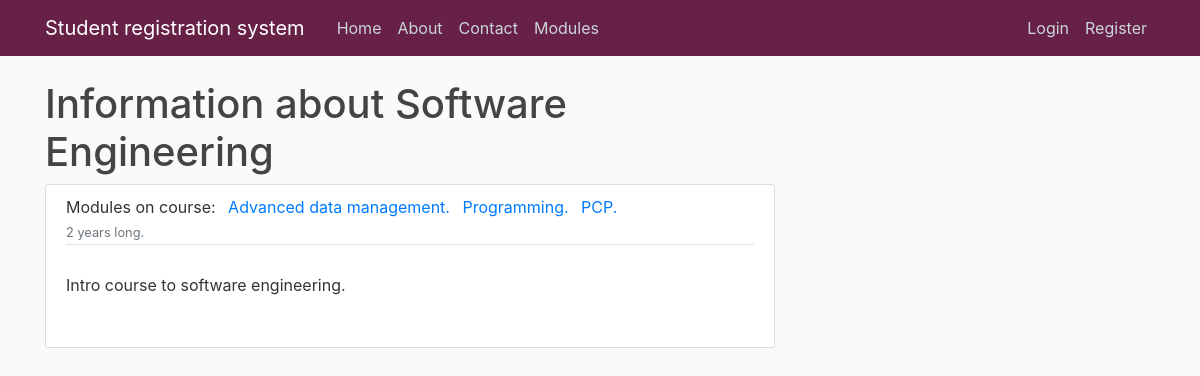
Screenshot of /course/Software Engineering with the database file from the repository.
### ModuleRegistrationSystem/models.py (models this page shows, shortened)
class Course(models.Model):
    name = models.CharField(max_length = 20, primary_key= 'name')
    startDate = models.DateField(default = timezone.now)
    duration = models.CharField(max_length = 10 ,choices= [('1 year', '1 year'), ('2 years', '2 years'), ('3 years', '3 years')])
    description = models.TextField()
    def __str__(self):
        return f'{self.name}'

class Module(models.Model):
    name = models.CharField(max_length= 40)
    code = models.CharField(max_length= 4, primary_key= 'code')
    credit = models.IntegerField(choices= [(20, 20), (40, 40), (60, 60)])
    category = models.CharField(max_length= 20, choices= [('In-person', 'In person'), ('Online', 'Online')])
    description = models.TextField()
    availability = models.BooleanField(default=True)
    coursesAllowedToRegister = models.ManyToManyField(Course)

### ModuleRegistrationSystem/views.py (the view)
# urls.py: path('course/<str:pk>', CourseDetailView.as_view(), name = 'course-detail'),
class CourseDetailView(DetailView):
        model = Course

### ModuleRegistrationSystem/templates/ModuleRegistrationSystem/course_detail.html (shortened to what this page needs)
{% extends "ModuleRegistrationSystem/base.html" %}
{% block content %}
<h1> Information about {{ object }} </h1>
    <article class="media content-section">
        <div class="media-body">
            <div class="article-metadata">
                <a class="mr-2">Modules on course:
                {% for module in object.module_set.all %}
                <a class="mr-2" href="{% url 'ModuleRegistrationSystem:module-detail' module.code %}">{{ module.name }}.</a>
                {% endfor %}
                <small class="text-muted">{{ object.duration }} long. </small>
            </div>
            <p class="article-content">{{ object.description }}</p></br>
        </div>
    </article>
{% endblock content %}

### ModuleRegistrationSystem/static/css/styles.css (style rules this page uses)
html { position: relative; min-height: 100%; }
body { background: #fafafa; color: #333333; margin-top: 5rem; margin-bottom: 50px; }
h1, h2, h3, h4, h5, h6 { color: #444444; }
.content-section { background: #ffffff; padding: 10px 20px; border: 1px solid #dddddd; border-radius: 3px; margin-bottom: 20px; }
.article-content { white-space: pre-line; }
.article-metadata { padding-bottom: 1px; margin-bottom: 4px; border-bottom: 1px solid #e3e3e3 }

### rows the page displays
Course: name "Software Engineering", duration "2 years", description "Intro course to software engineering."
Module: name "Advanced data management"
Module: name "Programming"
Module: name "PCP"
